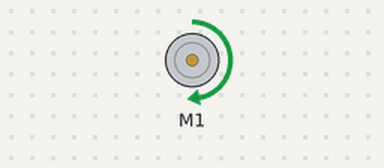
This program was run on a simulated Raspberry Pi Pico running CircuitPython. Shown: DC motor (green arrow = forward, orange = backward, longer = faster). What the program prints to the serial console is not drawn.

Above: at 0.1 s.
Timing chart, 0 to 1.6 s (numbered marks = the images above):
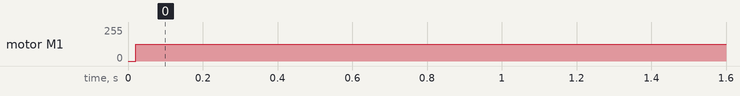

The program:

dc_motor_example.py
```python
import pwmio, board, time
from adafruit_motor import motor

pwm_a = pwmio.PWMOut(board.GP8, frequency=50)
pwm_b = pwmio.PWMOut(board.GP9, frequency=50)

motor1 = motor.DCMotor(pwm_a, pwm_b)

def set_motor1(throttle):
    motor1.throttle = throttle
    print("throttle:", throttle)

while True:
    set_motor1(0.5)
    time.sleep(1)
```

Measured:
- by itself, motor M1: stopped → forward 127/255 at 0.02 s
